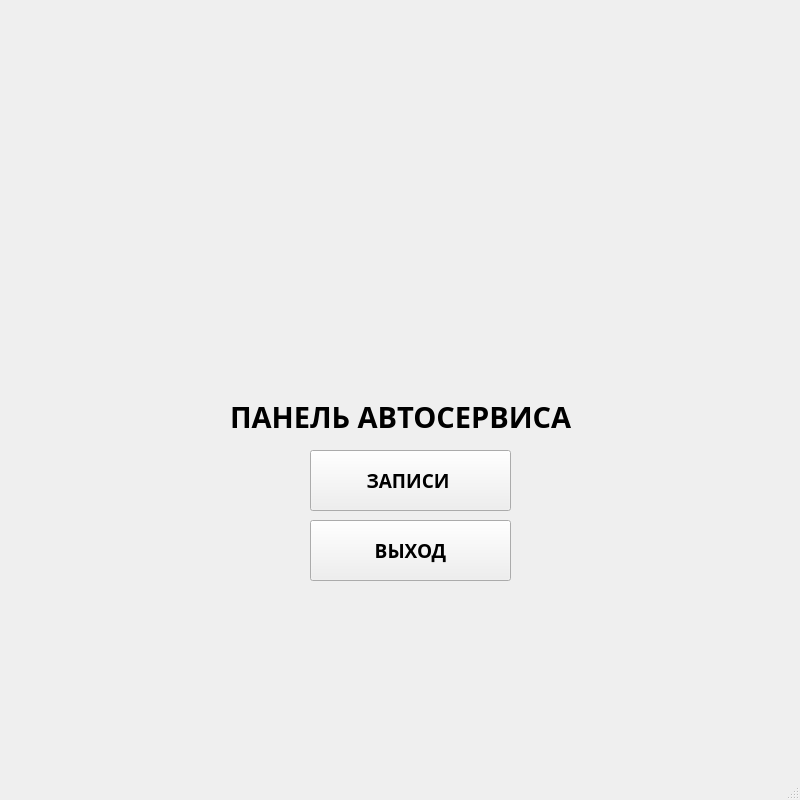
<?xml version="1.0" encoding="UTF-8"?>
<ui version="4.0">
 <class>MainWindow</class>
 <widget class="QMainWindow" name="MainWindow">
  <property name="geometry">
   <rect>
    <x>0</x>
    <y>0</y>
    <width>800</width>
    <height>800</height>
   </rect>
  </property>
  <property name="maximumSize">
   <size>
    <width>800</width>
    <height>800</height>
   </size>
  </property>
  <property name="windowTitle">
   <string>Автосервис</string>
  </property>
  <widget class="QWidget" name="centralwidget">
   <widget class="QLabel" name="label_5">
    <property name="geometry">
     <rect>
      <x>230</x>
      <y>380</y>
      <width>351</width>
      <height>74</height>
     </rect>
    </property>
    <property name="font">
     <font>
      <family>Tw Cen MT</family>
      <pointsize>22</pointsize>
      <weight>75</weight>
      <bold>true</bold>
     </font>
    </property>
    <property name="text">
     <string>ПАНЕЛЬ АВТОСЕРВИСА</string>
    </property>
   </widget>
   <widget class="QPushButton" name="exit_button">
    <property name="geometry">
     <rect>
      <x>310</x>
      <y>520</y>
      <width>201</width>
      <height>61</height>
     </rect>
    </property>
    <property name="font">
     <font>
      <family>Tw Cen MT</family>
      <pointsize>14</pointsize>
      <weight>75</weight>
      <bold>true</bold>
     </font>
    </property>
    <property name="text">
     <string>ВЫХОД</string>
    </property>
   </widget>
   <widget class="QPushButton" name="records_button">
    <property name="geometry">
     <rect>
      <x>310</x>
      <y>450</y>
      <width>201</width>
      <height>61</height>
     </rect>
    </property>
    <property name="font">
     <font>
      <family>Tw Cen MT</family>
      <pointsize>14</pointsize>
      <weight>75</weight>
      <bold>true</bold>
     </font>
    </property>
    <property name="text">
     <string>ЗАПИСИ </string>
    </property>
   </widget>
   <widget class="QLabel" name="label">
    <property name="geometry">
     <rect>
      <x>280</x>
      <y>140</y>
      <width>270</width>
      <height>251</height>
     </rect>
    </property>
    <property name="font">
     <font>
      <family>Tw Cen MT</family>
      <pointsize>48</pointsize>
      <weight>75</weight>
      <bold>true</bold>
     </font>
    </property>
    <property name="text">
     <string/>
    </property>
    <property name="pixmap">
     <pixmap>../../../Downloads/photo_2024-05-22_18-58-07.jpg</pixmap>
    </property>
    <property name="scaledContents">
     <bool>true</bool>
    </property>
   </widget>
   <widget class="QLabel" name="label_2">
    <property name="geometry">
     <rect>
      <x>280</x>
      <y>150</y>
      <width>270</width>
      <height>251</height>
     </rect>
    </property>
    <property name="font">
     <font>
      <family>Tw Cen MT</family>
      <pointsize>48</pointsize>
      <weight>75</weight>
      <bold>true</bold>
     </font>
    </property>
    <property name="text">
     <string/>
    </property>
    <property name="pixmap">
     <pixmap>../photo_2024-06-09_21-04-44.jpg</pixmap>
    </property>
    <property name="scaledContents">
     <bool>true</bool>
    </property>
   </widget>
  </widget>
  <widget class="QMenuBar" name="menubar">
   <property name="geometry">
    <rect>
     <x>0</x>
     <y>0</y>
     <width>800</width>
     <height>21</height>
    </rect>
   </property>
  </widget>
  <widget class="QStatusBar" name="statusbar"/>
 </widget>
 <resources/>
 <connections/>
</ui>
